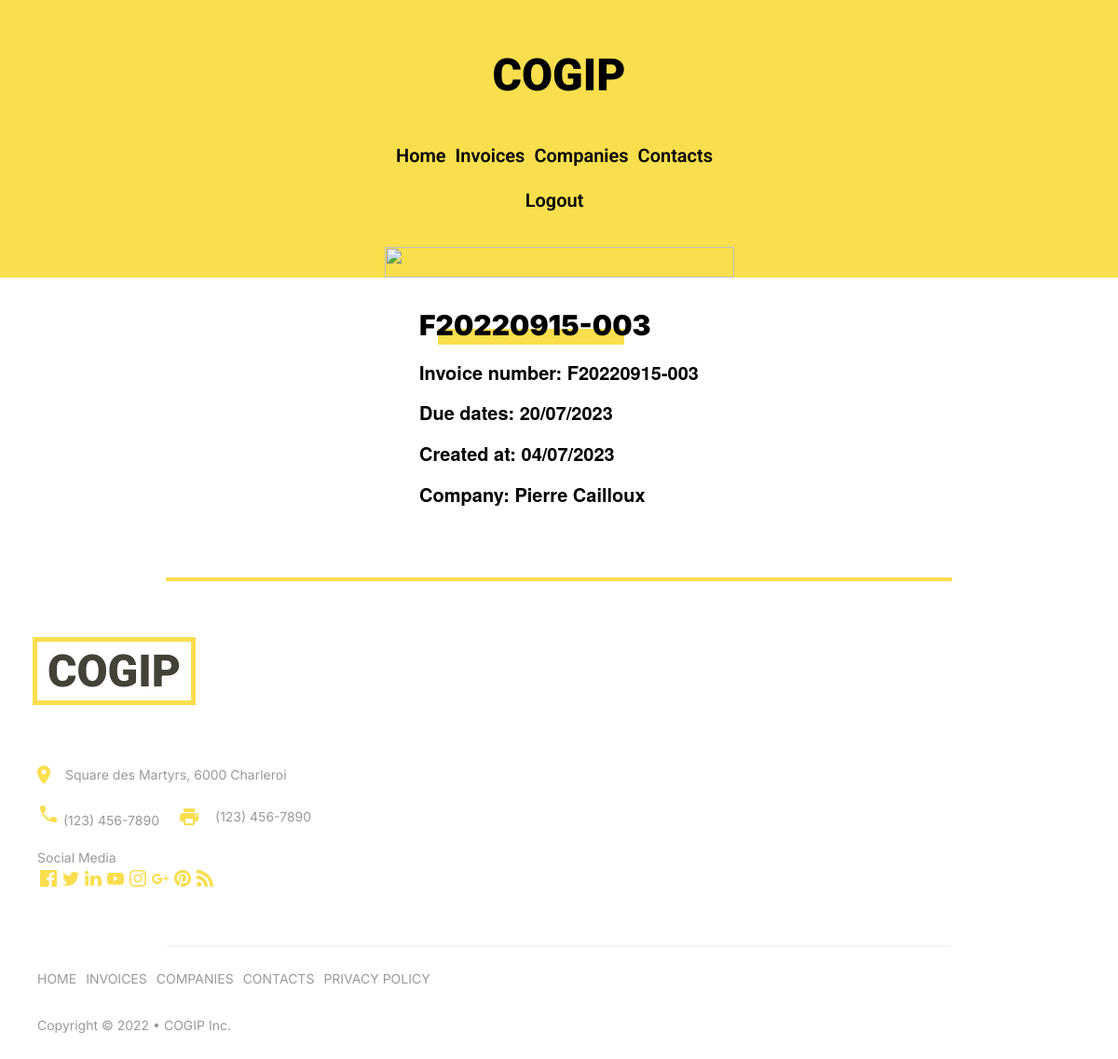
Screenshot of /base/invoice&invoiceId=3 (signed in) with the database file from the repository.
### tables this page shows
CREATE TABLE `invoices` (
  `id` int(11) NOT NULL,
  `ref` varchar(50) NOT NULL,
  `id_company` int(11) NOT NULL,
  `due_date` datetime DEFAULT NULL,
  `created_at` datetime NOT NULL,
  `updated_at` datetime NOT NULL
);

CREATE TABLE `companies` (
  `id` int(11) NOT NULL,
  `name` varchar(50) NOT NULL,
  `type_id` int(11) NOT NULL,
  `country` varchar(50) NOT NULL,
  `tva` varchar(50) NOT NULL,
  `created_at` datetime NOT NULL,
  `updated_at` datetime NOT NULL
);

### base/app/Models/invoice.php (called while the page is built, shortened)
<?php
class Invoice
{
    public string $creation_date;
    public string $due_dates;
    public function __construct(int $id, string $ref, string $due_dates, string $company, string $creation_date, string $update_date, )
    {
        $this->ref = $ref;
        $this->due_dates = $due_dates;
        $this->company = $company;
        $this->creation_date = $creation_date;
    }
    public function formatDueDate($format = 'd/m/Y')
    {
        $dueDate = $this->due_dates;
        $dueDateTime = new DateTime($dueDate);
        $formattedDueDate = $dueDateTime->format($format);
        return $formattedDueDate;
    }
    public function formatCreationDate($format = 'd/m/Y')
    {
        $creationDate = $this->creation_date;
        $creationDateTime = new DateTime($creationDate);
        $formattedCreationDate = $creationDateTime->format($format);
        return $formattedCreationDate;
    }
}
?>

### base/app/Views/show_invoices.php (the view, shortened to what this page needs)
<?php
include "header.php";
?>
<main>
    <section class="container__contact">
        <div class="container__contact__info">
            <div class="container__contact__info__name">
                <h5><?php echo $invoice->ref; ?></h5>
                <div class="container__contact__info__name__yellow"></div>
            </div>
            <p>Invoice number: <?php echo $invoice->ref; ?></p>
            <p>Due dates: <?php echo $invoice->formatDueDate(); ?></p>
            <p>Created at: <?php echo $invoice->formatCreationDate(); ?></p>
            <p>Company: <?php echo $invoice->company; ?></p>
        </div>
    </section>
</main>
<?php
include "footer.php";
?>

### base/public/assets/css/main.css (style rules this page uses)
html, body, div, span, applet, object, iframe, h1, h2, h3, h4, h5, h6, p, blockquote, pre, a, abbr, acronym, address, big, cite, code, del, dfn, em, img, ins, kbd, q, s, samp, small, strike, strong, sub, sup, tt, var, b, u, i, center, dl, dt, dd, ol, ul, li, fieldset, form, label, legend, table, caption, tbody, tfoot, thead, tr, th, td, article, aside, canvas, details, embed, figure, figcaption, footer, header, hgroup, menu, nav, output, ruby, section, summary, time, mark, audio, video { margin: 0; padding: 0; border: 0; font-size: 100%; font: inherit; vertical-align: baseline; }
article, aside, details, figcaption, figure, footer, header, hgroup, menu, nav, section { display: block; }
body { line-height: 1; }
body { font-family: "Roboto", serif; }
body main { display: flex; flex-direction: column; justify-content: center; align-items: center; }
body .container__contact { display: flex; flex-direction: column-reverse; }
body .container__contact__info__name { position: relative; }
body .container__contact__info__name h5 { color: black; font-size: 30px; font-weight: 900; z-index: 1; margin-bottom: 20px; font-family: "Inter", sans-serif; }
body .container__contact__info__name__yellow { width: 200px; height: 17px; background-color: #f9de4e; position: absolute; top: 20px; left: 20px; z-index: -1; }
body .container__contact__info p { color: black; margin-bottom: 15px; font-size: 20px; font-weight: 900; }

### rows the page displays
invoices: ref "F20220915-003", due_date "20/07/2023", created_at "04/07/2023"
companies: name "Pierre Cailloux"
